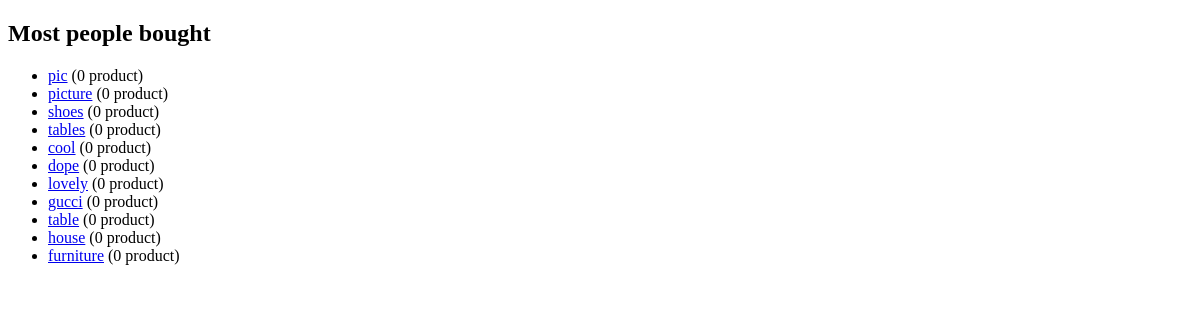
The page /tags/ on the database as committed earlier.
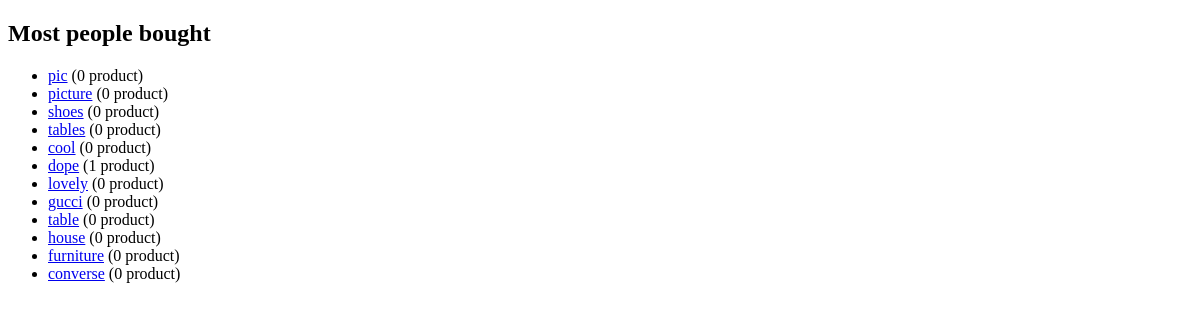
The same page on the database as committed later.
### tags/models.py (models this page shows, shortened)
class Tag(models.Model):
	title = models.CharField(max_length=120, unique=True)
	slug = models.SlugField(unique=True)
	products = models.ManyToManyField(Product, blank=True)
	active = models.BooleanField(default=True)
	objects = TagManager()
	def get_absolute_url(self):
		view_name = "tags:detail"
		return reverse(view_name, kwargs={"slug": self.slug})

### tags/views.py (the view)
class TagListView(ListView):
	model = Tag
	def get_queryset(self):
		return Tag.objects.all()

### tags/models.py (called while the page is built)
	def active(self):
		return self.filter(active=True)

	def get_queryset(self):
		return TagQuerySet(self.model, using=self._db)

	def all(self, *args, **kwargs):
		return super(TagManager, self).all(*args, **kwargs).active()

### tags/templates/tags/tag_list.html
{% extends "base.html" %}
{% block content %}
<h2>Most people bought</h2>
<ul>
    {% for item in object_list %}
        <li><a href="{{ item.get_absolute_url }}">{{ item.title }}</a> ({{ item.products.count }} product{% if item.products.count > 1 %}s{% endif %})</li>
    {% empty %}
    	<li>No Tags yet</li>
    {% endfor %}
</ul>
{% endblock %}

Rows that differ between the two databases and show on the page:
computed for Tag "dope": products.count "0" → "1"
added Tag: title "converse", products.count "0"
